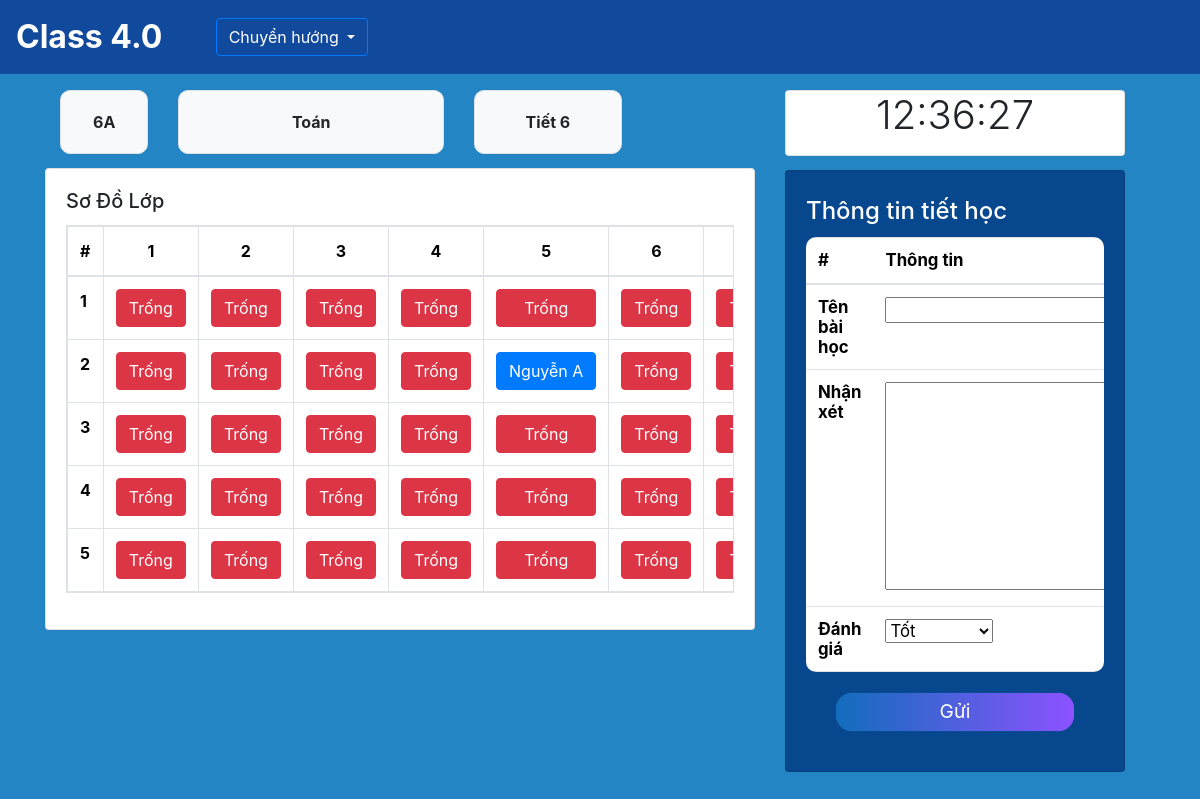
The app's page /home/6A/, older data.
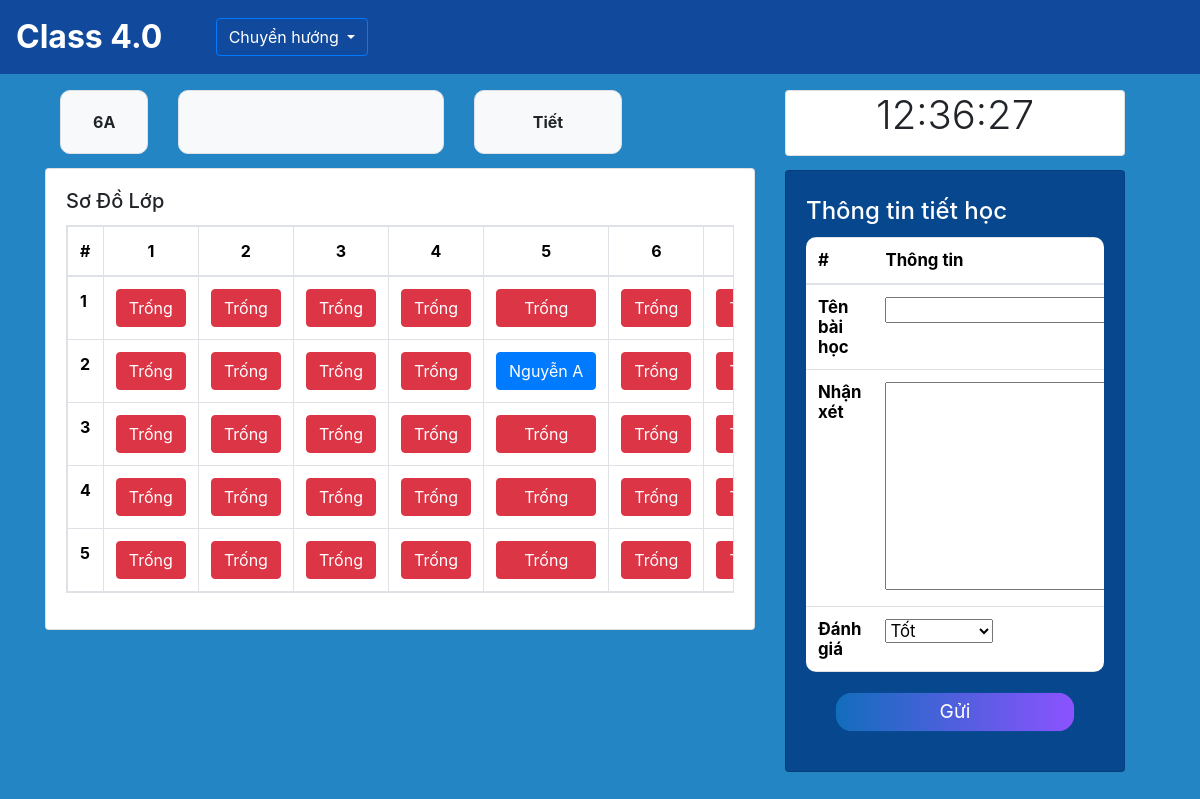
The same page, newer data.
### SM/models.py (models this page shows, shortened)
class Schedule(models.Model):
    DAY_CHOICES = (
        (0, 'Monday'),
        (1, 'Tuesday'),
        (2, 'Wednesday'),
        (3, 'Thursday'),
        (4, 'Friday'),
        (5, 'Saturday'),
        (6, 'Sunday'),
    )
    classroom = models.ForeignKey(Classroom, on_delete=models.CASCADE, related_name='timetable')
    dayofweek = models.IntegerField(choices=DAY_CHOICES)
    period = models.ForeignKey(LessonTime, on_delete=models.CASCADE)
    subject = models.ForeignKey(Subject, on_delete=models.CASCADE,default="Trống")
    class Meta:
        unique_together = ['classroom', 'dayofweek', 'period']

class Subject (models.Model):
    id = models.CharField(primary_key=True, max_length = 10)
    name = models.CharField(max_length = 100,blank=False, null=False) # cần đảm bảo bắt buôc phải có

class LessonTime(models.Model):
    period = models.CharField(max_length=10, unique=True)
    start_time = models.TimeField()
    end_time = models.TimeField()

### CM/views.py (the view)
# urls.py: path('<str:classroom>/', views.classroom, name= 'classroom'),
def classroom(request, classroom):
    classroom = get_object_or_404(Classroom, name=classroom) # đưa vào add lesson
    seats = classroom.seats.all().order_by('row', 'column') # đưa vào add lesson
    now_schedule = get_nowschedule(classroom=classroom)
    now = datetime.now()
    day_number = datetime.now().weekday()
    day_name = day_names[day_number]
    teacher = teacher = request.user
    if request.method == 'POST':
        form_addlesson = LessonForm(request.POST, teacher=teacher)
        if form_addlesson.is_valid():
            if now_schedule:
                lesson = form_addlesson.save(commit=False)
                lesson.classroom = classroom
                lesson.subject = now_schedule.subject
                lesson.save()
                messages.success(request, 'Thành công!')
                return HttpResponseRedirect(request.path_info)
            else:
                messages.error(request, 'Hiện không trong giờ dạy')
                return HttpResponseRedirect(request.path_info)
    else:
        form_addlesson = LessonForm(teacher=teacher)
    context = {
        'rows': range(1, 6),
        'columns': range(1, 9),
        'classroom': classroom,
        'seats':seats,
        'now':now,
        'now_schedule':now_schedule,
        'day_of_week':day_name,
        'form_addlesson': form_addlesson,
    }
    return render(request, 'classroom.html', context)

### CM/forms.py (shortened to what this page needs)
class LessonForm(forms.ModelForm):
    class Meta:
        model = Lessons
        fields = ['name', 'comment', 'grade']
    def __init__(self, *args, **kwargs):
        self.teacher = kwargs.pop('teacher', None)
        super(LessonForm, self).__init__(*args, **kwargs)

### CM/views.py (called while the page is built)
def get_nowschedule(classroom):
    dayofweek = datetime.now().weekday()
    now = datetime.now()
    period = LessonTime.objects.filter(start_time__lte=now, end_time__gte=now).first()
    schedule = Schedule.objects.filter(classroom=classroom,dayofweek=dayofweek, period=period).first()
    if schedule:
        return schedule
    else:
        return None

### CM/templates/classroom.html (shortened to what the changed rows need)
{% extends "base.html" %}
{% load static %}
{% block content %}
  <div class="container-fluid" style="margin-top: 5%; ">
    <div class="container-fluid row">
      <div class="col-8">
        <div style="  margin-bottom: 10px" class="row">
          <div class="container" style="margin-top: 10px">
            <div class="row">
              <div class="col">
                <div class="container overflow-hidden">
                  <div class="row">
                    <div class="col-5">
                      <div class="p-3 border bg-light text-center d-flex align-items-center justify-content-center font-weight-bold" style="border-radius: 10px; height: 4rem">{{now_schedule.subject.name}}</div>
                    </div>
                    <div class="col-3">
                        <div class="p-3 border bg-light text-center d-flex align-items-center justify-content-center font-weight-bold" style="border-radius: 10px; height: 4rem">Tiết {{now_schedule.period.period}}</div>
                      </div>
                  </div>
                </div>
              </div>
            </div>
          </div>
        </div>
        <div class="card" style="margin-top: 2%; margin-bottom: 1%">
          <div class="card-body">
            <div style="margin-top: 2% margin-bottom: 2%">
              <table class="table table-bordered table-responsive">
                <thead>
                    <tr>
                        <th>#</th>
                        {% for column in columns %}
                        <th class="text-center">{{ column }}</th>
                        {% endfor %}
                    </tr>
                </thead>
                <tbody>
                    {% for row in rows %}
                    <tr>
                        <th>{{ row }}</th>
                    </tr>
                    {% endfor %}
                </tbody>
            </table>
            </div>
          </div>
        </div>
      </div>
      <div class="col-4">
        <div class="card display-5" style="margin-top: 4%;margin-bottom:5%; background-color: #07478D">
          <div class="card-body row" style="height: 5%">
            <div class="col-12">
              <form method="POST" style="margin-bottom: 5%">
                <h2 class="card-title text-white" style="margin-top: 2%;font-size:0.5em">Thông tin tiết học</h2>
                <table class="table table-responsive" method="post" style="font-size:0.35em; border-radius: 10px;">
                  <thead>
                    <tr>
                        <th scope="col">#</th>
                        <th scope="col">Thông tin</th>
                    </tr>
                  </thead>
                  <tbody>
                    <tr>
                        <th scope="row">Tên bài học</th>
                    </tr>
                    <tr>
                      <th scope="row">Nhận xét</th>
                    </tr>
                    <tr>
                      <th scope="row">Đánh giá</th>
                    </tr>
                  </tbody>
                </table>
              </form>
            </div>
          </div>
        </div>
      </div>
    </div>
</div>
 {% endblock content %}

Row changes from the older to the newer data that the page shows:
no longer on this page (row edited): Schedule: subject.name "Toán", period.period "6"
